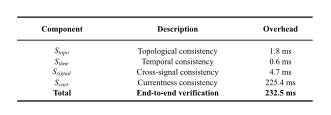

Write the Python code that produced this figure.
from pathlib import Path

import matplotlib
import matplotlib.pyplot as plt


matplotlib.use("Agg")

# ===================== Raw data =====================
columns = ["Component", "Description", "Overhead"]
rows = [
    [r"$S_{topo}$", "Topological consistency", "1.8 ms"],
    [r"$S_{time}$", "Temporal consistency", "0.6 ms"],
    [r"$S_{signal}$", "Cross-signal consistency", "4.7 ms"],
    [r"$S_{curr}$", "Currentness consistency", "225.4 ms"],
    ["Total", "End-to-end verification", "232.5 ms"],
]

# ===================== Figure size: cm to inch =====================
cm_to_in = 1 / 2.54
fig_w = 8.4 * cm_to_in
fig_h = 2.9 * cm_to_in

plt.rcParams.update(
    {
        "font.size": 6,
        "axes.labelsize": 6,
        "xtick.labelsize": 6,
        "ytick.labelsize": 6,
        "font.family": "Times New Roman",
        "mathtext.fontset": "stix",
    }
)

fig, ax = plt.subplots(figsize=(fig_w, fig_h))
fig.patch.set_facecolor("white")
ax.set_facecolor("white")
ax.set_xlim(0, 1)
ax.set_ylim(0, 1)
ax.axis("off")

# ===================== Manual three-line table =====================
x_left = 0.04
x_right = 0.96
col_x = [0.18, 0.54, 0.86]

top_y = 0.88
header_y = 0.76
mid_y = 0.66
row_ys = [0.55, 0.45, 0.35, 0.25, 0.15]
bottom_y = 0.08

ax.hlines(top_y, x_left, x_right, colors="black", linewidth=0.9)
ax.hlines(mid_y, x_left, x_right, colors="black", linewidth=0.6)
ax.hlines(bottom_y, x_left, x_right, colors="black", linewidth=0.9)

for x, text in zip(col_x, columns):
    ax.text(x, header_y, text, ha="center", va="center", fontweight="bold")

for row_y, row in zip(row_ys, rows):
    is_total = row[0] == "Total"
    weight = "bold" if is_total else "normal"
    ax.text(col_x[0], row_y, row[0], ha="center", va="center", fontweight=weight)
    ax.text(col_x[1], row_y, row[1], ha="center", va="center", fontweight=weight)
    ax.text(col_x[2], row_y, row[2], ha="center", va="center", fontweight=weight)

# ===================== Layout =====================
plt.subplots_adjust(
    left=0.01,
    right=0.99,
    bottom=0.04,
    top=0.96,
)

# ===================== Export =====================
output_path = Path(__file__).with_suffix(".pdf")
plt.savefig(output_path, format="pdf")
plt.close(fig)
